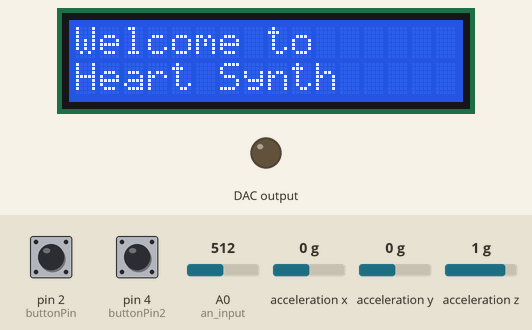
A sketch run on a simulated Arduino Uno, built with avr-gcc and run on an emulated ATmega328P. Parts: 16×2 character LCD, output pins drawn as LEDs (lit = HIGH). Wiring (inferred from the names in the program): ADXL345 accelerometer at I2C address 0x53; MCP4725 DAC at I2C address 0x60. The test bench sets the inputs (shaded band); at power-on: pin 2 (buttonPin) HIGH, pin 4 (buttonPin2) HIGH, A0 (an_input) = 512, acceleration x 0 g, acceleration y 0 g, acceleration z 1 g. Random numbers use the default seed unless the sketch sets one; what the sketch prints to the serial monitor is not drawn.

Above: at 1.2 s.
1.3 s: pin 2 (buttonPin) pulled LOW for 0.15 s
At 1.69 s:
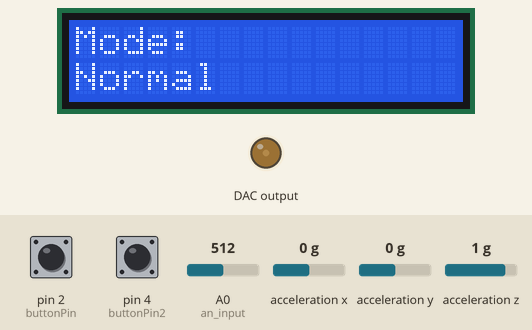
2.0 s: pin 2 (buttonPin) pulled LOW for 1 s
At 2.37 s:
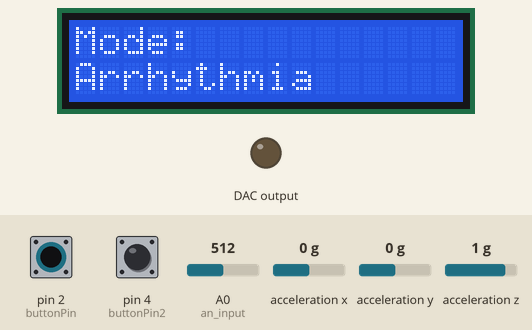
At 2.84 s:
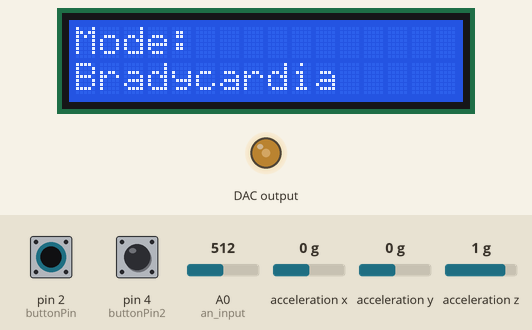
3.6 s: pin 2 (buttonPin) pulled LOW for 0.15 s
4.3 s: pin 4 (buttonPin2) pulled LOW for 0.15 s
5.0 s: A0 (an_input) set to 110
At 5.19 s:
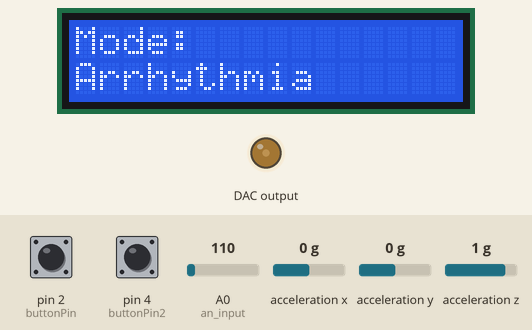
8.0 s: A0 (an_input) set to 88
Timing chart, 0 to 12.0 s (numbered marks = the images above; inputs shaded):
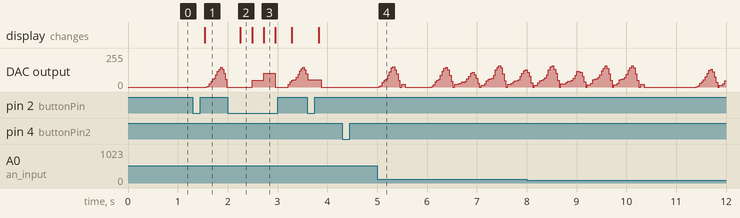

Measured:
- after the input at 1.3 s, DAC output: rises from 0/255 to 147/255 in 0.29 s, then falls to 0/255 in 0.13 s; the display: changes after 0.24 s (image 1)
- after the input at 2.0 s, the display: changes after 0.25 s (image 2)
- after the input at 4.3 s, every drawn part: stays the same

The sketch:

generator_version_1.ino
```cpp
#include <Wire.h>
#include <LiquidCrystal_I2C.h>
#include <SimpleKalmanFilter.h>
// #include <ezButton.h>
unsigned long prevTime, curTime;
int y;
float m;
int monitor;
int an_input = A0;
int input = 8;
bool skip = false;
int buttonPin2 = 4;
#define MCP4725_ADDR 0x60

int ADXL345 = 0x53; // The ADXL345 sensor I2C address
float X_out, Y_out, Z_out;  // Outputs
SimpleKalmanFilter simpleKalmanFilter(2, 2, 0.01);
//const long SERIAL_REFRESH_TIME = 100;
//long refresh_time;
const long SAMPLE_RATE = 5000; // 5 seconds
const long OUTPUT_RATE = 500; // 0.5 seconds
const long SAMPLE_COUNT = 5;
float avg_list[SAMPLE_COUNT];
int idx = 0;
unsigned long sample_time;
unsigned long output_time;
float total = 0.0;
int count = 0;
float avg_value;


// Set the LCD address to 0x27 for a 16 chars and 2 line display
LiquidCrystal_I2C lcd(0x27, 16, 2);
// ezButton button(13);
// unsigned long count = 0;
int buttonPin = 2;    // Pin where the button is connected
int buttoncount = 0;        // Counter variable

void setup() {

  Wire.begin();

  lcd.begin();
  lcd.setBacklight((uint8_t)1); // First row

  // button.setDebounceTime(50); // set debounce time to 50 milliseconds
  // button.setCountMode(COUNT_FALLING);
  pinMode(buttonPin, INPUT_PULLUP);
  pinMode(buttonPin2, INPUT_PULLUP);
  Serial.begin(9600);
  pinMode(input, INPUT);
  prevTime = micros();

}

void loop() {
  // button.loop();
  // if (count == 5) {
  //   button.resetCount();
  //   count = 0;
  // }
  // count = button.getCount();
  // Serial.println(count);  // print count to Serial Monitor


  //   lcd.clear();
  //   lcd.setCursor(0, 0); // start to print at the first row
  //   lcd.print("Mode: ");
  //   lcd.print(count);

  //   lastCount != count;
  // }
  Wire.beginTransmission(ADXL345);
  Wire.write(0x32); // Start with register 0x32 (ACCEL_XOUT_H)
  Wire.endTransmission(false);
  Wire.requestFrom(ADXL345, 6, true); // Read 6 registers total, each axis value is stored in 2 registers
  X_out = ( Wire.read()| Wire.read() << 8); // X-axis value
  X_out = X_out/256*10; //For a range of +-2g, we need to divide the raw values by 256, according to the datasheet
  Y_out = ( Wire.read()| Wire.read() << 8); // Y-axis value
  Y_out = Y_out/256*10;
  Z_out = ( Wire.read()| Wire.read() << 8); // Z-axis value
  Z_out = Z_out/256*10;
  float avg = abs(X_out)+abs(Y_out)+abs(Z_out)-10;
  float estimated_value = simpleKalmanFilter.updateEstimate(abs(avg));
  // if (millis() > refresh_time) {
  //   Serial.print(estimated_value,4);
  //   Serial.println();
  //   refresh_time = millis() + SERIAL_REFRESH_TIME;
  // }
  if (millis() > sample_time + SAMPLE_RATE) {
    total += estimated_value;
    count++;
    sample_time = millis();
    if (count > SAMPLE_COUNT) {
      total -= avg_list[idx];
      avg_list[idx++] = estimated_value;
      idx = idx % SAMPLE_COUNT;
    }
  }
  if (millis() > output_time + OUTPUT_RATE) {
    avg_value = total/count;
    //Serial.print("High:10, Low:0, Signal:");
    //Serial.print(avg_value, 4);
    //Serial.println();
    output_time = millis();
  }


  if (digitalRead(buttonPin) == LOW) {
    buttoncount++;
    delay(200); // Debounce delay to prevent multiple counts on a single button press
  }
  if (buttoncount == 5) {
    buttoncount = 0;
  }
  //Serial.println(buttoncount);


  // Wire.beginTransmission(MCP4725_ADDR);
  // Wire.write(64); // cmd to update the DAC
  //Serial.println(y);
  if(buttoncount == 0){
    lcd.setCursor(0, 0);
    lcd.print("Welcome to   ");
    lcd.setCursor(0,1); // Second row
    lcd.print("Heart Synth     ");
    Wire.beginTransmission(MCP4725_ADDR);
    Wire.write(64); // cmd to update the DAC
    y = 0;
    Wire.write(y >> 4); // High byte
    Wire.write(y & 0x0F); // Low byte
    Wire.endTransmission();

  }
  else if(buttoncount == 1){
    lcd.setCursor(0, 0);
    lcd.print("Mode:         ");
    lcd.setCursor(0,1); // Second row
    lcd.print("Normal          ");
    Wire.beginTransmission(MCP4725_ADDR);
    Wire.write(64); // cmd to update the DAC
    normal(60);
    Wire.write(y >> 4); // High byte
    Wire.write(y & 0x0F); // Low byte
    Wire.endTransmission();
  }
  else if(buttoncount == 2){
    lcd.setCursor(0, 0);
    lcd.print("Mode:         ");
    lcd.setCursor(0,1); // Second row
    lcd.print("Arrhythmia          ");
    Wire.beginTransmission(MCP4725_ADDR);
    Wire.write(64); // cmd to update the DAC
    arrythmia(60, 10);
    Wire.write(y >> 4); // High byte
    Wire.write(y & 0x0F); // Low byte
    Wire.endTransmission();
  }
  else if(buttoncount == 3){
    lcd.setCursor(0, 0);
    lcd.print("Mode:         ");
    lcd.setCursor(0,1); // Second row
    lcd.print("Tachycardia          ");
    Wire.beginTransmission(MCP4725_ADDR);
    Wire.write(64); // cmd to update the DAC
    tachycardia(60);
    Wire.write(y >> 4); // High byte
    Wire.write(y & 0x0F); // Low byte
    Wire.endTransmission();
  }
  else if(buttoncount == 4){
    lcd.setCursor(0, 0);
    lcd.print("Mode:         ");
    lcd.setCursor(0,1); // Second row
    lcd.print("Bradycardia          ");
    Wire.beginTransmission(MCP4725_ADDR);
    Wire.write(64); // cmd to update the DAC
    bradycardia(60);
    Wire.write(y >> 4); // High byte
    Wire.write(y & 0x0F); // Low byte
    Wire.endTransmission();
  }
  //y = (int)(4095/6*abs(5*sin(2*PI*micros()/1000000)+0.7*cos(3*2*PI*micros()/1000000)));
  // Wire.write(y >> 4); // High byte
  // Wire.write(y & 0x0F); // Low byte
  // Wire.endTransmission();
  monitor = analogRead(an_input);
  Serial.print("High:1200, Low:0, Signal:");
  Serial.println(monitor);

}

void arrythmia(int bpm, int block_rate){
  curTime = micros();
  int r = random(0, 100);
  float val = 60000000/bpm;
  if (digitalRead(buttonPin2) != LOW){
    if (curTime - prevTime >= val/2) {
      m = random(50.0, 80.0)/100.0;
      if (r < block_rate) skip = true;
      else skip = false;
      prevTime = micros();
    } else if (!skip) {
      y = (int) (4095/6.5*abs(5*sin(2*PI*(curTime - prevTime)/val)+cos(3*2*PI*(curTime - prevTime)/val)+.5*cos(3*2*PI*(curTime - prevTime)/val)));
      if (y >600){
        y = simpleKalmanFilter.updateEstimate(y*m + random(-200, 0));
      }else y = (int) 0;
    } else y = (int) 0;
  } else y = (int)0;
}

void normal(int bpm){
  curTime = micros();
  int r = random(0, 100);
  float val = 60000000/bpm;
  if (digitalRead(buttonPin2) != LOW){
    if (curTime - prevTime >= val/2) {
      m = random(50.0, 80.0)/100.0;
      if (r < 0) skip = true;
      else skip = false;
      prevTime = micros();
    } else if (!skip) {
      y = (int) (4095/6.5*abs(5*sin(2*PI*(curTime - prevTime)/val)+cos(3*2*PI*(curTime - prevTime)/val)+.5*cos(3*2*PI*(curTime - prevTime)/val)));
      if (y >600){
        y = simpleKalmanFilter.updateEstimate(y*m + random(-200, 0));
      }else y = (int) 0;
    } else y = (int) 0;
  } else y = (int)0;
}

void tachycardia(int bpm){
  curTime = micros();
  int r = random(0, 100);
  float val = 60000000/bpm*.7;
  if (digitalRead(buttonPin2) != LOW){
    if (curTime - prevTime >= val/2) {
      m = random(50.0, 80.0)/100.0;
      if (r < 0) skip = true;
      else skip = false;
      prevTime = micros();
    } else if (!skip) {
      y = (int) (4095/6.5*abs(5*sin(2*PI*(curTime - prevTime)/val)+cos(3*2*PI*(curTime - prevTime)/val)+.5*cos(3*2*PI*(curTime - prevTime)/val)));
      if (y >600){
        y = simpleKalmanFilter.updateEstimate(y*m + random(-200, 0));
      }else y = (int) 0;
    } else y = (int) 0;
  } else y = (int)0;
}

void bradycardia(int bpm){
  curTime = micros();
  int r = random(0, 100);
  float val = 60000000/bpm*2;
  if (digitalRead(buttonPin2) != LOW){
    if (curTime - prevTime >= val/2) {
      m = random(50.0, 80.0)/100.0;
      if (r < 0) skip = true;
      else skip = false;
      prevTime = micros();
    } else if (!skip) {
      y = (int) (4095/6.5*abs(5*sin(2*PI*(curTime - prevTime)/val)+cos(3*2*PI*(curTime - prevTime)/val)+.5*cos(3*2*PI*(curTime - prevTime)/val)));
      if (y >600){
        y = simpleKalmanFilter.updateEstimate(y*m + random(-200, 0));
      }else y = (int) 0;
    } else y = (int) 0;
  } else y = (int)0;
}
 
```
